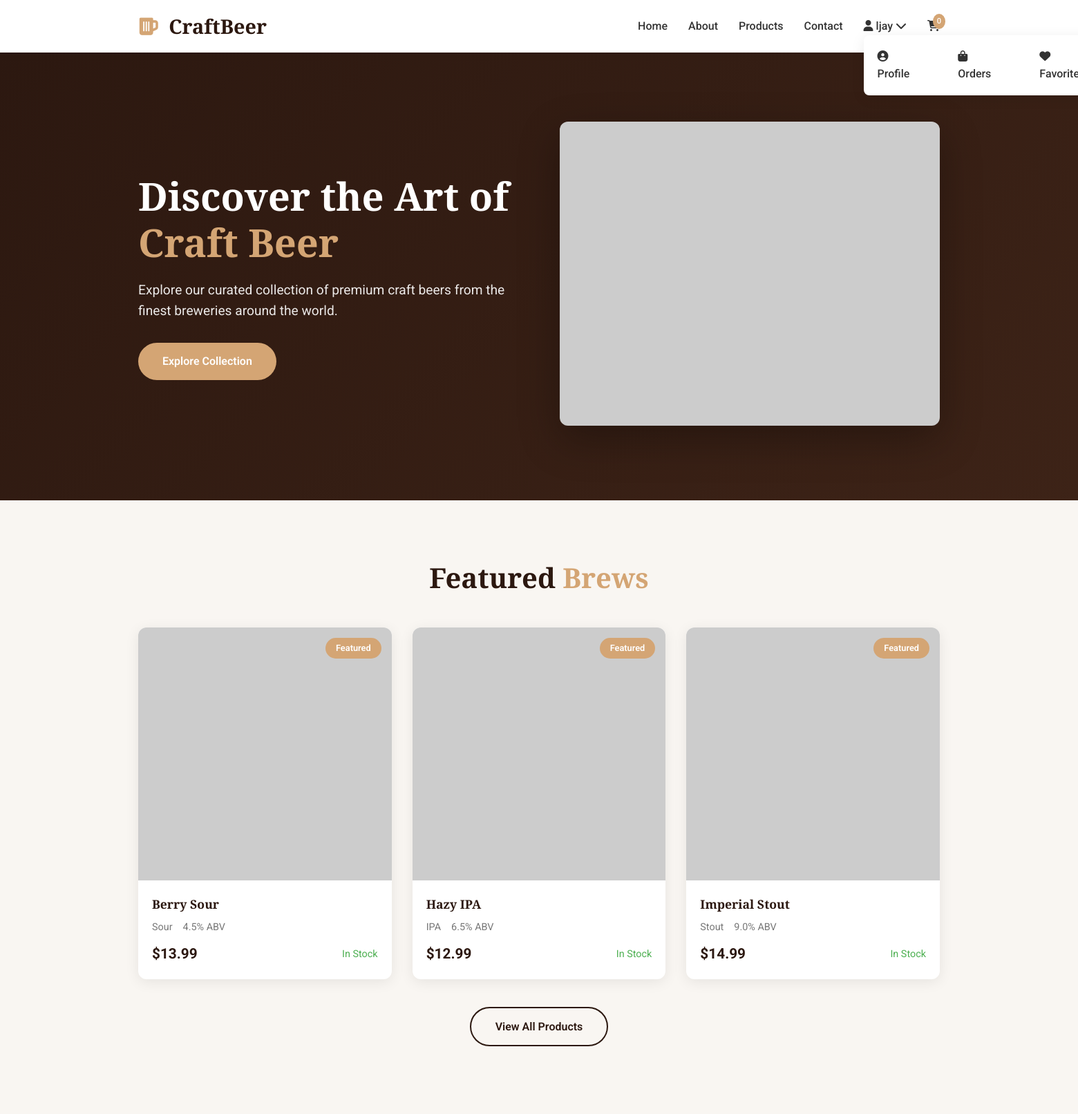
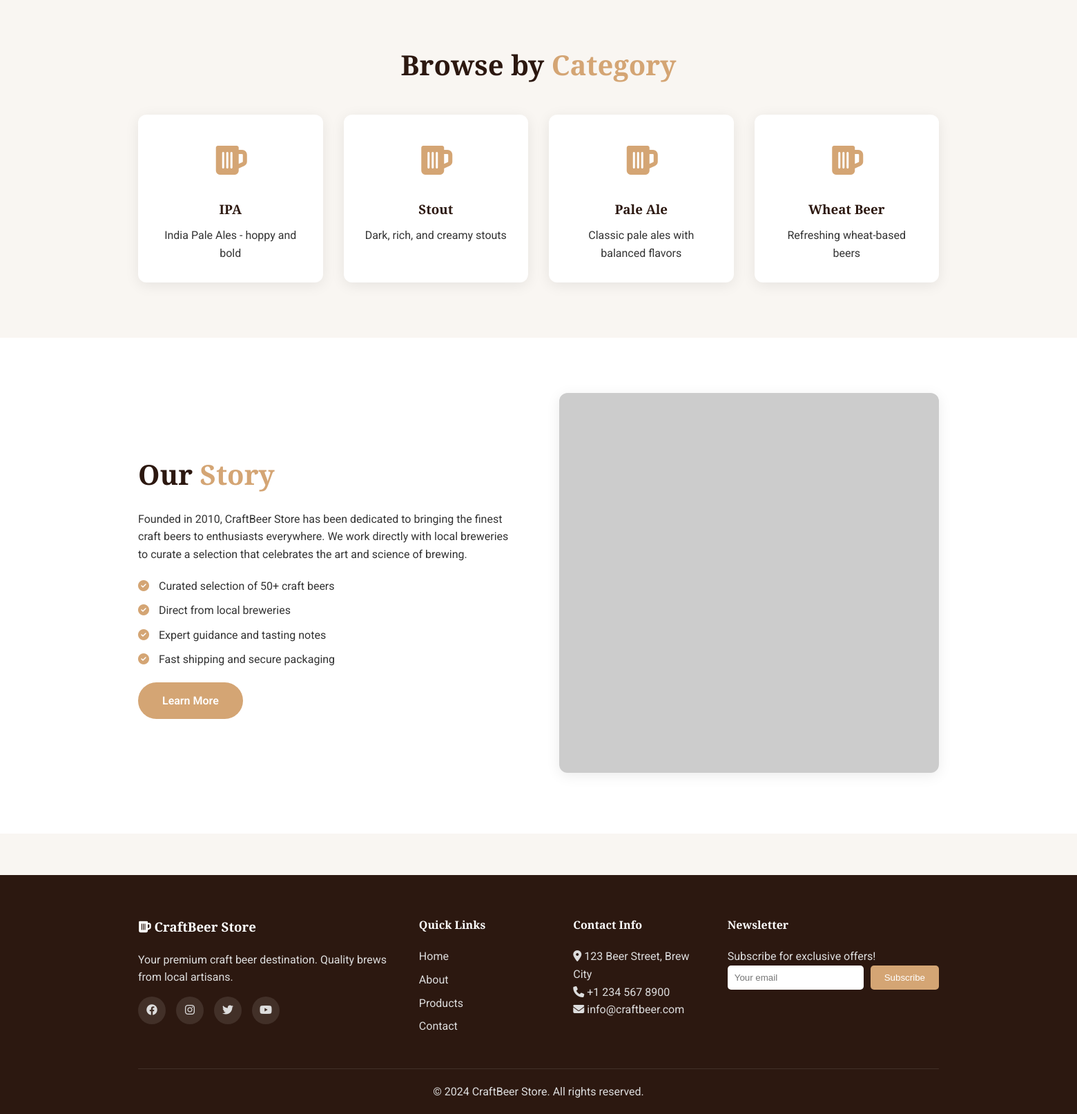
The app's page / (signed in) with its own data (2 pictures, top to bottom).
### apps/core/models.py (models this page shows, shortened)
class BaseModel(models.Model):
    created_at = models.DateTimeField(auto_now_add=True)
    updated_at = models.DateTimeField(auto_now=True)
    is_active = models.BooleanField(default=True)
    class Meta:
        abstract = True

class BeerProduct(BaseModel):
    name = models.CharField(max_length=200)
    slug = models.SlugField(max_length=200, unique=True)
    description = models.TextField()
    price = models.DecimalField(max_digits=10, decimal_places=2)
    abv = models.DecimalField(max_digits=4, decimal_places=1,
                             validators=[MinValueValidator(0), MaxValueValidator(20)])
    ibu = models.IntegerField(validators=[MinValueValidator(0), MaxValueValidator(120)])
    style = models.CharField(max_length=100)
    category = models.ForeignKey(Category, on_delete=models.CASCADE, related_name='products')
    stock_quantity = models.PositiveIntegerField(default=0)
    image = models.ImageField(upload_to='products/', blank=True, null=True)
    is_featured = models.BooleanField(default=False)
    is_available = models.BooleanField(default=True)
    class Meta:
        ordering = ['name']
        indexes = [
            models.Index(fields=['slug']),
            models.Index(fields=['is_available']),
        ]

class Category(BaseModel):
    name = models.CharField(max_length=100, unique=True)
    description = models.TextField(blank=True)
    slug = models.SlugField(max_length=100, unique=True)
    class Meta:
        verbose_name_plural = "Categories"

### apps/core/views.py (the view)
# urls.py: path('', home_view, name='home'),
def home_view(request):
    featured_products = ProductService.get_featured_products(limit=6)
    categories = Category.objects.filter(is_active=True)[:4]
    context = {
        'featured_products': featured_products,
        'categories': categories,
        'title': 'Craft Beer Store - Home'
    }
    return render(request, 'home.html', context)

### apps/core/services.py (called while the page is built)
    @staticmethod
    def get_featured_products(limit: int = 6) -> List[BeerProduct]:
        return BeerProduct.objects.filter(
            is_featured=True,
            is_available=True,
            is_active=True
        )[:limit]

### apps/templates/home.html (shortened to what this page needs)
{% extends 'base.html' %}
{% load static %}
{% block content %}
<section class="hero">
    <div class="container">
        <div class="hero-content">
            <h1>Discover the Art of <span class="highlight">Craft Beer</span></h1>
            <p>Explore our curated collection of premium craft beers from the finest breweries around the world.</p>
            <a href="{% url 'products' %}" class="btn btn-primary">Explore Collection</a>
        </div>
        <div class="hero-image">
            <img src="{% static 'images/hero-beer.jpg' %}" alt="Craft Beer Selection" onerror="this.src='https://via.placeholder.com/500x400?text=Craft+Beer'">
        </div>
    </div>
</section>
<section class="featured-products section-padding">
    <div class="container">
        <h2 class="section-title">Featured <span class="highlight">Brews</span></h2>
        <div class="product-grid">
            {% for product in featured_products %}
                <div class="product-card">
                    <div class="product-image">
                        {% if product.image %}
                            <img src="{{ product.image.url }}" alt="{{ product.name }}">
                        {% else %}
                            <img src="https://via.placeholder.com/300x300?text={{ product.name }}" alt="{{ product.name }}">
                        {% endif %}
                        {% if product.is_featured %}
                            <span class="badge featured">Featured</span>
                        {% endif %}
                        <div class="product-actions">
                        </div>
                    </div>
                    <div class="product-info">
                        <h3><a href="{% url 'product_detail' product.slug %}">{{ product.name }}</a></h3>
                        <div class="product-meta">
                            <span class="style">{{ product.style }}</span>
                            <span class="abv">{{ product.abv }}% ABV</span>
                        </div>
                        <div class="product-price">
                            <span>${{ product.price }}</span>
                            {% if product.stock_quantity > 0 %}
                                <span class="in-stock">In Stock</span>
                            {% else %}
                                <span class="out-of-stock">Out of Stock</span>
                            {% endif %}
                        </div>
                    </div>
                </div>
            {% empty %}
                <p>No featured products available.</p>
            {% endfor %}
        </div>
        <div class="text-center">
            <a href="{% url 'products' %}" class="btn btn-secondary">View All Products</a>
        </div>
    </div>
</section>
<section class="categories section-padding">
    <div class="container">
        <h2 class="section-title">Browse by <span class="highlight">Category</span></h2>
        <div class="category-grid">
            {% for category in categories %}
                <a href="{% url 'products' %}?category={{ category.slug }}" class="category-card">
                    <div class="category-icon">
                        <i class="fas fa-beer"></i>
                    </div>
                    <h3>{{ category.name }}</h3>
                    <p>{{ category.description|truncatechars:50 }}</p>
                </a>
            {% empty %}
                <p>No categories available.</p>
            {% endfor %}
        </div>
    </div>
</section>
<section class="about-preview section-padding">
    <div class="container">
        <div class="about-content">
            <div class="about-text">
                <h2>Our <span class="highlight">Story</span></h2>
                <p>Founded in 2010, CraftBeer Store has been dedicated to bringing the finest craft beers to enthusiasts everywhere. We work directly with local breweries to curate a selection that celebrates the art and science of brewing.</p>
                <ul class="features">
                    <li><i class="fas fa-check-circle"></i> Curated selection of 50+ craft beers</li>
                    <li><i class="fas fa-check-circle"></i> Direct from local breweries</li>
                    <li><i class="fas fa-check-circle"></i> Expert guidance and tasting notes</li>
                    <li><i class="fas fa-check-circle"></i> Fast shipping and secure packaging</li>
                </ul>
                <a href="{% url 'about' %}" class="btn btn-primary">Learn More</a>
            </div>
            <div class="about-image">
                <img src="{% static 'images/about-brewery.jpg' %}" alt="Brewery" onerror="this.src='https://via.placeholder.com/400x400?text=Our+Story'">
            </div>
        </div>
    </div>
</section>
{% endblock %}

### apps/templates/base.html (shortened to what this page needs)
<!DOCTYPE html>
<html lang="en">
<head>
    {% load static %}
    <link rel="stylesheet" href="{% static 'css/style.css' %}">
    <link rel="stylesheet" href="https://cdnjs.cloudflare.com/ajax/libs/font-awesome/6.4.0/css/all.min.css">
</head>
<body>
    <nav class="navbar">
        <div class="container">
            <div class="nav-brand">
                <a href="{% url 'home' %}">
                    <i class="fas fa-beer"></i>
                    <span>CraftBeer</span>
                </a>
            </div>
            <div class="nav-menu">
                <ul>
                    <li><a href="{% url 'home' %}">Home</a></li>
                    <li><a href="{% url 'about' %}">About</a></li>
                    <li><a href="{% url 'products' %}">Products</a></li>
                    <li><a href="{% url 'contact' %}">Contact</a></li>
                    {% if user.is_authenticated %}
                        <li class="dropdown">
                            <a href="#">
                                <i class="fas fa-user"></i> {{ user.username }}
                                <i class="fas fa-chevron-down"></i>
                            </a>
                            <ul class="dropdown-menu">
                                <li><a href="#"><i class="fas fa-user-circle"></i> Profile</a></li>
                                <li><a href="#"><i class="fas fa-shopping-bag"></i> Orders</a></li>
                                <li><a href="#"><i class="fas fa-heart"></i> Favorites</a></li>
                            </ul>
                        </li>
                    {% else %}
                        <li><a href="{% url 'login' %}"><i class="fas fa-sign-in-alt"></i> Login</a></li>
                        <li><a href="{% url 'register' %}"><i class="fas fa-user-plus"></i> Register</a></li>
                    {% endif %}
                    <li>
                        <a href="#" class="cart-icon">
                            <span class="cart-count">0</span>
                        </a>
                    </li>
                </ul>
            </div>
        </div>
    </nav>
    <main>
        {% block content %}{% endblock %}
    </main>
    <footer class="footer">
        <div class="container">
            <div class="footer-content">
                <div class="footer-section">
                    <h3><i class="fas fa-beer"></i> CraftBeer Store</h3>
                    <p>Your premium craft beer destination. Quality brews from local artisans.</p>
                    <div class="social-links">
                        <a href="#"><i class="fab fa-facebook"></i></a>
                        <a href="#"><i class="fab fa-instagram"></i></a>
                        <a href="#"><i class="fab fa-twitter"></i></a>
                        <a href="#"><i class="fab fa-youtube"></i></a>
                    </div>
                </div>
                <div class="footer-section">
                    <h4>Quick Links</h4>
                    <ul>
                        <li><a href="{% url 'home' %}">Home</a></li>
                        <li><a href="{% url 'about' %}">About</a></li>
                        <li><a href="{% url 'products' %}">Products</a></li>
                        <li><a href="{% url 'contact' %}">Contact</a></li>
                    </ul>
                </div>
                <div class="footer-section">
                    <h4>Contact Info</h4>
                    <p><i class="fas fa-map-marker-alt"></i> 123 Beer Street, Brew City</p>
                    <p><i class="fas fa-phone"></i> +1 234 567 8900</p>
                    <p><i class="fas fa-envelope"></i> info@craftbeer.com</p>
                </div>
                <div class="footer-section">
                    <h4>Newsletter</h4>
                    <p>Subscribe for exclusive offers!</p>
                    <form class="newsletter-form">
                        <input type="email" placeholder="Your email">
                        <button type="submit">Subscribe</button>
                    </form>
                </div>
            </div>
            <div class="footer-bottom">
                <p>&copy; 2024 CraftBeer Store. All rights reserved.</p>
            </div>
        </div>
    </footer>
</body>
</html>

### records on screen
BeerProduct: is_featured "Featured", name "Berry Sour", style "Sour", abv "4.5", price "13.99", stock_quantity "In Stock"
BeerProduct: is_featured "Featured", name "Hazy IPA", style "IPA", abv "6.5", price "12.99", stock_quantity "In Stock"
BeerProduct: is_featured "Featured", name "Imperial Stout", style "Stout", abv "9.0", price "14.99", stock_quantity "In Stock"
Category: name "IPA", description "India Pale Ales - hoppy and bold"
Category: name "Stout", description "Dark, rich, and creamy stouts"
Category: name "Pale Ale", description "Classic pale ales with balanced flavors"
Category: name "Wheat Beer", description "Refreshing wheat-based beers"

### other values on screen
{{ user.username }} "ljay"
